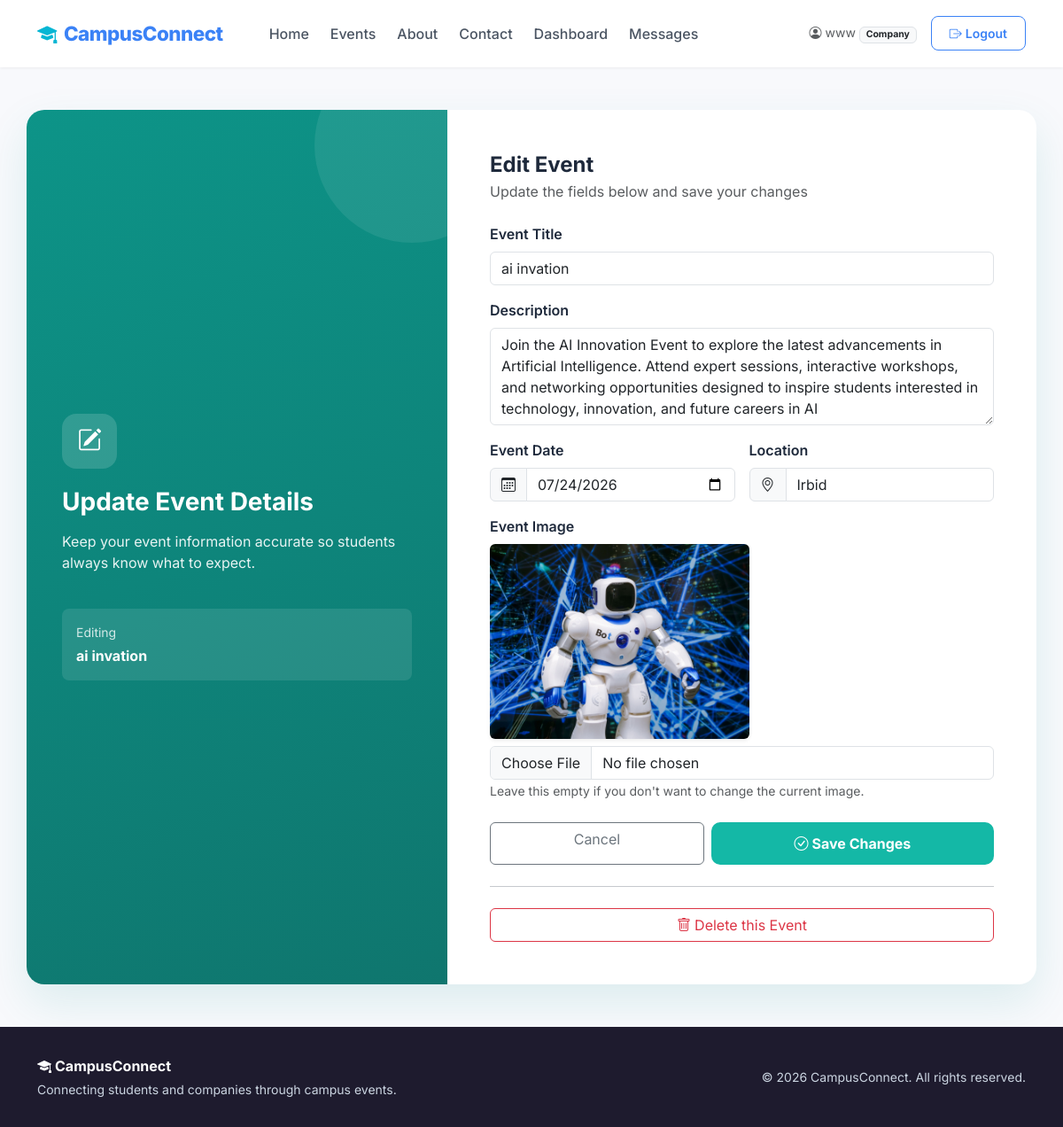
Screenshot of /events/2/edit (signed in) with the database file from the repository.
### tables this page shows
CREATE TABLE Events (
            id INTEGER PRIMARY KEY AUTOINCREMENT,
            company_id INTEGER NOT NULL,
            title TEXT NOT NULL,
            description TEXT,
            category TEXT,
            capacity INTEGER,
            event_date TEXT NOT NULL,
            location TEXT,
            image TEXT DEFAULT 'default-event.jpg',
            created_at TIMESTAMP DEFAULT CURRENT_TIMESTAMP,
            FOREIGN KEY (company_id) REFERENCES Users (id) ON DELETE CASCADE
        );

### app.py (the view, shortened to what this page needs)
@app.route("/events/<int:event_id>/edit", methods=["GET", "POST"])
@login_required
@role_required("company")
def edit_event(event_id):
    db = get_db()
    event = db.execute(
        "SELECT * FROM Events WHERE id = ? AND company_id = ?",
        (event_id, session["user_id"]),
    ).fetchone()
    if event is None:
        flash("Event not found or you do not have permission to edit it.", "danger")
        return redirect(url_for("dashboard"))
    return render_template("edit_event.html", event=event)

### app.py (called while the page is built)
def get_db():
    if "db" not in g:
        g.db = sqlite3.connect(DATABASE_NAME)
        g.db.row_factory = sqlite3.Row
        g.db.execute("PRAGMA foreign_keys = ON")
    return g.db

def login_required(f):
    @wraps(f)
    def decorated_function(*args, **kwargs):
        if "user_id" not in session:
            flash("Please log in to continue.", "warning")
            return redirect(url_for("home"))
        return f(*args, **kwargs)
    return decorated_function

def role_required(role):
    def decorator(f):
        @wraps(f)
        def decorated_function(*args, **kwargs):
            if session.get("role") != role:
                flash("You are not authorized to access this page.", "danger")
                return redirect(url_for("dashboard"))
            return f(*args, **kwargs)
        return decorated_function
    return decorator

### templates/edit_event.html (shortened to what this page needs)
{% extends "layout.html" %}
{% block body_class %}page-edit-event{% endblock %}
{% block content %}
<div class="container cc-form-wrapper">
    <div class="row g-0 w-100 cc-form-card">
        <div class="col-lg-5 d-none d-lg-flex">
            <div class="cc-form-side w-100">
                <div class="cc-form-icon-badge"><i class="bi bi-pencil-square"></i></div>
                <h3 class="fw-bold mb-3">Update Event Details</h3>
                <p style="opacity:0.9;">
                    Keep your event information accurate so students always know what to expect.
                </p>
                <div class="mt-4 p-3 rounded-3" style="background: rgba(255,255,255,0.1);">
                    <small class="d-block mb-1" style="opacity:0.8;">Editing</small>
                    <strong>{{ event.title }}</strong>
                </div>
            </div>
        </div>
        <div class="col-lg-7">
            <div class="p-4 p-md-5">
                <h4 class="fw-bold mb-1">Edit Event</h4>
                <p class="text-muted mb-4">Update the fields below and save your changes</p>
                <form method="POST" action="{{ url_for('edit_event', event_id=event.id) }}" enctype="multipart/form-data" novalidate>
                    <div class="mb-3">
                        <label class="form-label fw-semibold">Event Title</label>
                        <input type="text" class="form-control" name="title" value="{{ event.title }}" required>
                    </div>
                    <div class="mb-3">
                        <label class="form-label fw-semibold">Description</label>
                        <textarea class="form-control" name="description" rows="4">{{ event.description }}</textarea>
                    </div>
                    <div class="row g-3 mb-3">
                        <div class="col-md-6">
                            <label class="form-label fw-semibold">Event Date</label>
                            <div class="input-group">
                                <span class="input-group-text bg-light"><i class="bi bi-calendar3"></i></span>
                                <input type="date" class="form-control" name="event_date" value="{{ event.event_date }}" required>
                            </div>
                        </div>
                        <div class="col-md-6">
                            <label class="form-label fw-semibold">Location</label>
                            <div class="input-group">
                                <span class="input-group-text bg-light"><i class="bi bi-geo-alt"></i></span>
                                <input type="text" class="form-control" name="location" value="{{ event.location }}">
                            </div>
                        </div>
                    </div>
                            <div class="mb-3">
                           <label class="form-label fw-semibold">Event Image</label>
                          {% if event.image %}
                          <div class="mb-2">
                          <img src="{{ url_for('static', filename='uploads/' + event.image) }}"
                          alt="Current Event Image"
                         class="img-fluid rounded shadow-sm"
                        style="max-height:220px;">
                            </div>
                         {% endif %}
                          <input
                        type="file"
                        class="form-control"
                        name="image"
                        accept="image/*">
                        <small class="text-muted">
                            Leave this empty if you don't want to change the current image.
                        </small>
                    </div>
                    <div class="d-flex gap-2 mt-4">
                        <a href="{{ url_for('dashboard') }}" class="btn btn-outline-secondary flex-fill">
                            Cancel
                        </a>
                        <button type="submit" class="btn btn-cc-company flex-fill">
                            <i class="bi bi-check-circle me-1"></i>Save Changes
                        </button>
                    </div>
                </form>
                <hr class="my-4">
                <form method="POST" action="{{ url_for('delete_event', event_id=event.id) }}"
                      onsubmit="return confirm('Are you sure you want to permanently delete this event?');">
                    <button type="submit" class="btn btn-outline-danger w-100">
                        <i class="bi bi-trash me-1"></i>Delete this Event
                    </button>
                </form>
            </div>
        </div>
    </div>
</div>
{% endblock %}

### static/css/style.css (style rules this page uses)
:root { --cc-primary: #3B82F6; --cc-primary-dark: #2563EB; --cc-secondary: #06b6d4; --cc-student: #4338ca; --cc-company: #14B8A6; --cc-bg: #f8f9fc; --cc-text: #1E293B; }
* { font-family: 'Inter', sans-serif; }
body { background-color: var(--cc-bg); color: var(--cc-text); display: flex; flex-direction: column; min-height: 100vh; }
.cc-form-wrapper { min-height: calc(100vh - 160px); display: flex; align-items: center; padding: 3rem 0; }
.cc-form-card { background: #fff; border-radius: 20px; box-shadow: 0 20px 50px rgba(13, 148, 136, 0.12); overflow: hidden; }
.cc-form-side { background: linear-gradient(160deg, #0d9488, #0f766e); color: #fff; padding: 3rem 2.5rem; height: 100%; display: flex; flex-direction: column; justify-content: center; position: relative; overflow: hidden; }
.cc-form-side::before { content: ""; position: absolute; width: 220px; height: 220px; background: rgba(255,255,255,0.08); border-radius: 50%; top: -70px; right: -70px; }
.cc-form-icon-badge { width: 62px; height: 62px; background: rgba(255,255,255,0.15); border-radius: 16px; display: flex; align-items: center; justify-content: center; font-size: 1.7rem; margin-bottom: 1.3rem; }
body.page-edit-event .btn-cc-company { background: var(--cc-company); border: none; color: #fff; font-weight: 700; padding: 0.75rem; border-radius: 10px; }

### rows the page displays
Events: title "ai invation", description "Join the AI Innovation Event to explore the latest advancements in Artificial Intelligence. Attend expert sessions, interactive workshops, and networking opportunities designed to inspire students interested in technology, innovation, and future careers in AI", event_date "07/24/2026", location "Irbid", image (picture)

### other values shown
{{ session.get('name') }} "www"
{{ session.get('role')|capitalize }} "Company"
